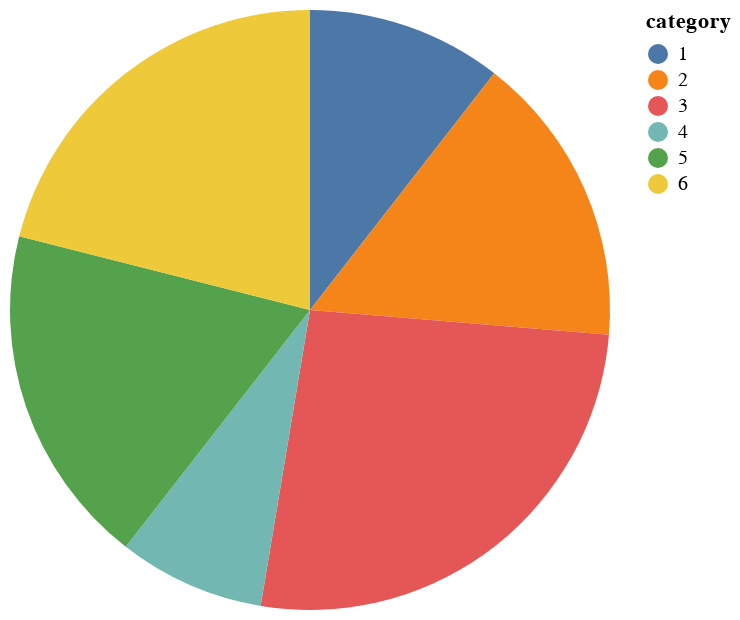

Source (Vega-Lite JSON):
### Vega-Lite specification from a JSON file in a GitHub repository (floating-point values rounded to 4 significant figures)
{"$schema": "https://vega.github.io/schema/vega-lite/v4.json", "description": "A simple pie chart with embedded data.", "data": {"values": [{"category": 1, "value": 4}, {"category": 2, "value": 6}, {"category": 3, "value": 10}, {"category": 4, "value": 3}, {"category": 5, "value": 7}, {"category": 6, "value": 8}]}, "mark": "arc", "encoding": {"theta": {"field": "value", "type": "quantitative"}, "color": {"field": "category", "type": "nominal"}}, "view": {"stroke": null}, "config": {}}
